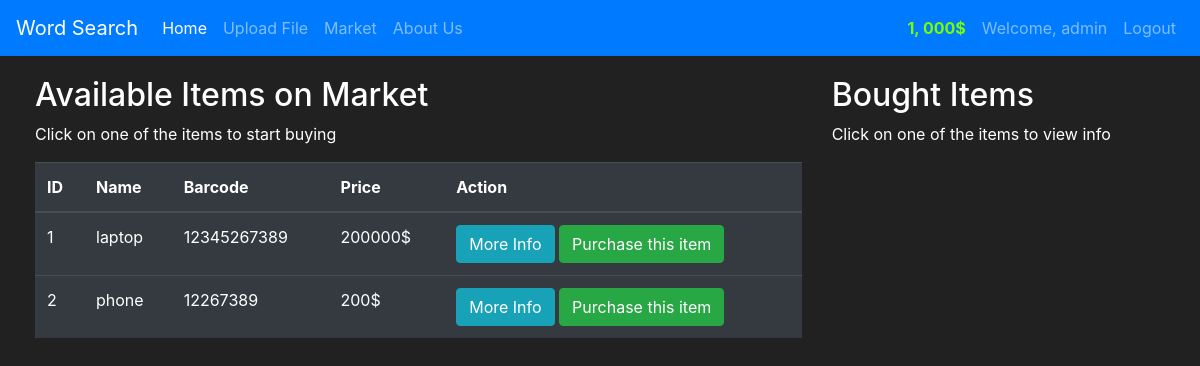
The app's page /market (signed in) with its own data.
### market/models.py (models this page shows, shortened)
class User(db.Model, UserMixin):
	id = db.Column(db.Integer(), primary_key=True)
	username = db.Column(db.String(length=30), nullable=False, unique=True)
	email_address = db.Column(db.String(length=50), nullable=False, unique=True)
	password_hash = db.Column(db.String(length=60), nullable=False)
	budget = db.Column(db.Integer(), nullable=False, default=1000)
	items = db.relationship('Item', backref="owned_user", lazy=True)
	@property
	def prettier_budget(self):
		if len(str(self.budget >= 4)):
			return f'{str(self.budget)[:-3]}, {str(self.budget)[-3:]}$'
		else:
			return f"(self.budget)"
	@property
	def password(self):
		return self._password

class Item(db.Model):
	id = db.Column(db.Integer(), primary_key=True)
	name = db.Column(db.String(length=20), nullable=True, unique=True)
	price = db.Column(db.Integer(), nullable=False, unique=True)
	barcode = db.Column(db.String(length=12), nullable=False, unique=True)
	description = db.Column(db.String(length=2000), nullable=False)
	owner = db.Column(db.Integer(), db.ForeignKey('user.id'))

### market/routes.py (the view, shortened to what this page needs)
@app.route('/market', methods=['GET', 'POST'])
@login_required
def market():
	purchase_form = PurchaseItemForm()
	selling_form = SellItemForm()
	if request.method =="GET":
		items = Item.query.filter_by(owner=None)
		owned_items = Item.query.filter_by(owner=current_user.id)
		return render_template('market.html', items=items, purchase_form=purchase_form, owned_items=owned_items, selling_form=selling_form)

### market/models.py (called while the page is built)
@login_manager.user_loader
def load_user(user_id):
    return User.query.get(int(user_id))

### market/templates/market.html (shortened to what this page needs)
{% extends 'layout.html' %}
{% block content %}
<div class="row" style="margin-top: 20px; margin-left: 20px;">
	<div class="col-8">
		<h2>Available Items on Market</h2>
		<p>Click on one of the items to start buying</p>
			<table class="table table-hover table-dark">
	    <thead>
	        <tr>
	            <th scope="col">ID</th>
	            <th scope="col">Name</th>
	            <th scope="col">Barcode</th>
	            <th scope="col">Price</th>
	            <th scope="col">Action</th>
	        </tr>
	    </thead>
	    <tbody>
	        {% for item in items %}
            <tr>
              <td>{{ item.id }}</td>
              <td>{{ item.name }}</td>
              <td>{{ item.barcode }}</td>
              <td>{{ item.price }}$</td>
              <td>
              	<button class="btn btn-outline btn-info" data-toggle="modal" data-target="#Modal-MoreInfo-{{ item.id }}">More Info</button>
              	<button class="btn btn-outline btn-success" data-toggle="modal" data-target="#Modal-PurchaseConfirm-{{ item.id }}">Purchase this item</button>
              </td>
            </tr>
	        {% endfor %}
	    </tbody>
	</table>
	</div>
	<div class="col-4">
		<h2>Bought Items</h2>
		<p>Click on one of the items to view info</p>
		<br>
	</div>
</div>
{% endblock %}

### market/templates/layout.html (shortened to what this page needs)
<!doctype html>
<html lang="en">
  <head>
    <link rel="stylesheet" href="https://cdn.jsdelivr.net/npm/bootstrap@4.5.3/dist/css/bootstrap.min.css">
  </head>
  <body>
   	<nav class="navbar navbar-expand-md navbar-dark bg-primary">
		<a class="navbar-brand" href="#">Word Search</a>
		<div class="collapse navbar-collapse" id="navbarNav">
			<ul class="navbar-nav mr-auto">
			    <li class="nav-item active">
			        <a class="nav-link" href="{{ url_for('home_page') }}">Home <span class="sr-only">(current)</span></a>
			    </li>
			    <li class="nav-item">
			        <a class="nav-link" href=" {{ url_for('upload') }}">Upload File</a>
			    </li>
			    <li class="nav-item">
			        <a class="nav-link" href="{{ url_for('market') }}">Market</a>
			    </li>
			    <li class="nav-item">
			        <a class="nav-link" href="{{ url_for('about_us') }}">About Us</a>
			    </li>
			</ul>
			{% if current_user.is_authenticated %}
				<ul class="navbar-nav">
					<li class="nav-item">
			        <a class="nav-link" style="color: lawngreen; font-weight: bold;">{{current_user.prettier_budget}}</a>
			    </li>
			    <li class="nav-item">
			        <a class="nav-link" >Welcome, {{ current_user.username }}</a>
			    </li>
			    <li class="nav-item">
			        <a class="nav-link" href="{{ url_for('logout_page') }}">Logout</a>
			    </li>
				</ul>
			{% endif %}
	  	</div>
	</nav>
  {% block content %}
	{% endblock %}
  </body>
</html>

### market/templates/layout.html (style rules this page uses)
body { background-color: #212121 ; color: white; }

### records on screen
User: prettier_budget "1, 000$", username "admin"
Item: id "1", name "laptop", barcode "12345267389", price "200000"
Item: id "2", name "phone", barcode "12267389", price "200"
